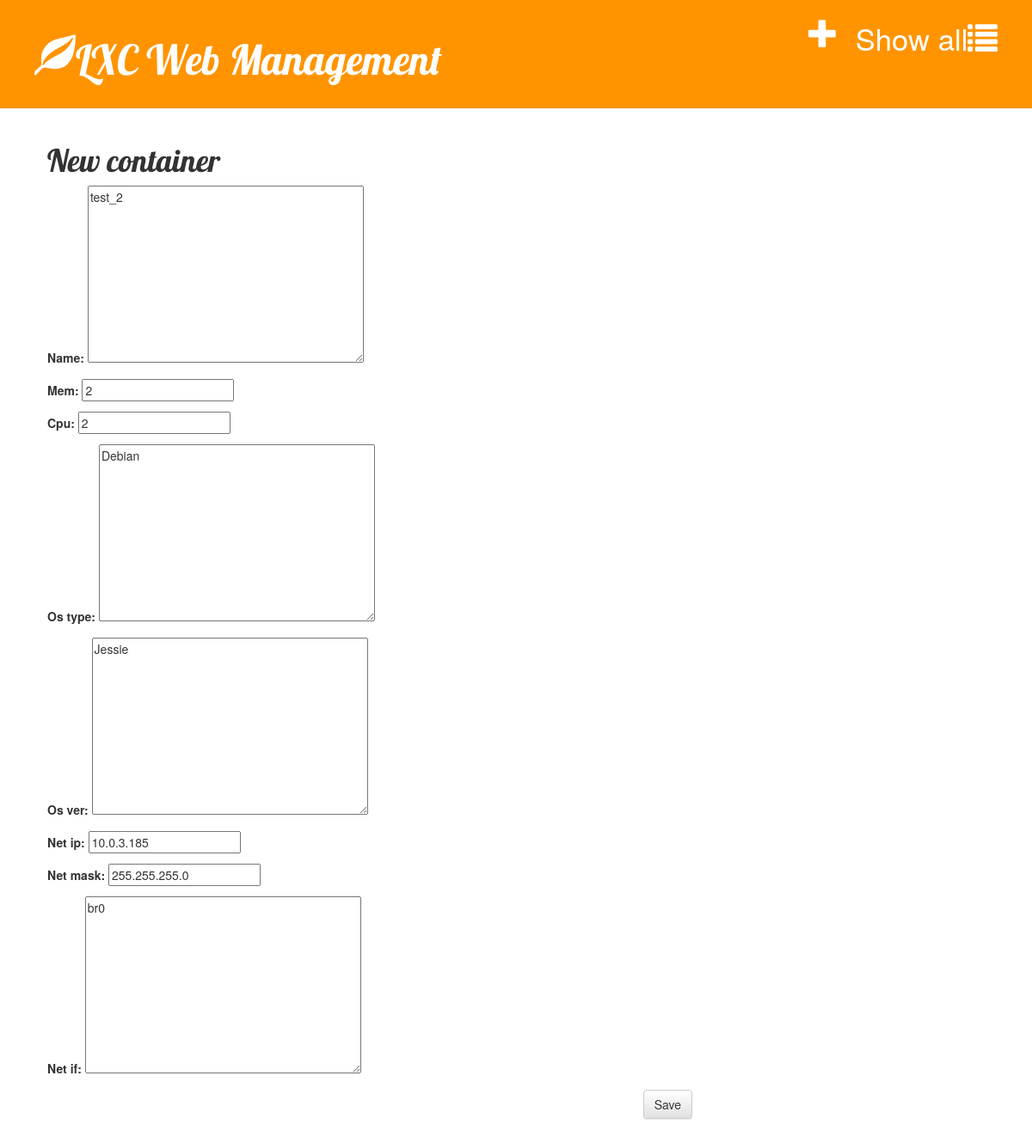
The app's page /container/3/edit/ (signed in) with its own data.
### containers/models.py (models this page shows, shortened)
class Container(models.Model):
    name = models.TextField()
    net_ip = models.GenericIPAddressField()
    net_mask = models.GenericIPAddressField()
    net_if = models.TextField()
    mem = models.IntegerField()
    cpu = models.IntegerField()
    os_type = models.TextField()
    os_ver = models.TextField()

### containers/views.py (the view)
# urls.py: url(r'^container/(?P<pk>[0-9]+)/edit/$', views.container_edit, name='container_edit'),
def container_edit(request, pk):
    post = get_object_or_404(Container, pk=pk)
    if request.method == "POST":
        form = PostForm(request.POST, instance=post)
        if form.is_valid():
            container = form.save(commit=False)
            post.save()
            mgmt_cont.sync(pk)
            return redirect('container_details', pk=container.pk)
    else:
        form = PostForm(instance=post)
    return render(request, 'containers/container_edit.html', {'form': form})

### containers/forms.py
class PostForm(forms.ModelForm):
    class Meta:
        model = Container
        fields = ('name', 'mem', 'cpu', 'os_type', 'os_ver', 'net_ip', 'net_mask', 'net_if', )

### containers/templates/containers/container_edit.html
{% extends 'containers/base.html' %}
{% block content %}
    <h1>New container</h1>
    <form method="POST" class="post-form">{% csrf_token %}
        {{ form.as_p }}
        <button type="submit" class="save btn btn-default">Save</button>
    </form>
{% endblock %}

### static/css/main.css (style rules this page uses)
h1, h2, h3, h4 { font-family: 'Lobster', cursive; }
.save { float: right; }

### records on screen
Container: name "test_2", mem "2", cpu "2", os_type "Debian", os_ver "Jessie", net_ip "10.0.3.185", net_mask "255.255.255.0", net_if "br0"
